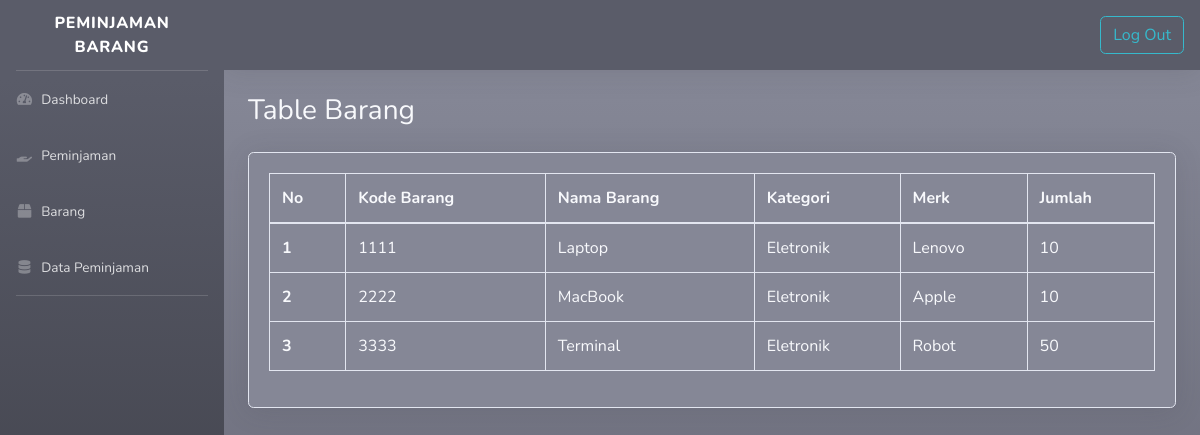
Page /barang-member.php (signed in) on the earlier database version.
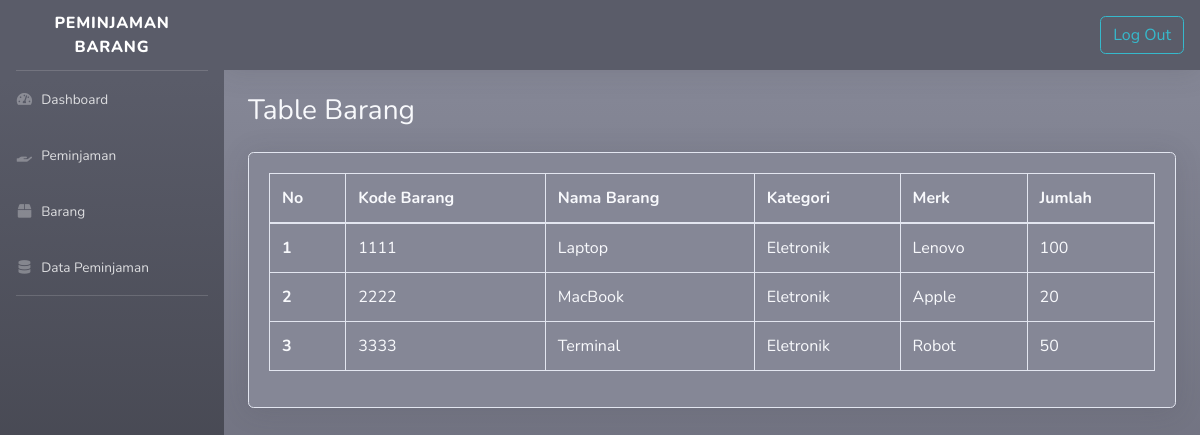
Same page on the later database version.
### tables this page shows
CREATE TABLE `barang` (
  `id` int NOT NULL AUTO_INCREMENT,
  `kode_barang` varchar(50) NOT NULL,
  `nama_barang` varchar(50) NOT NULL,
  `kategori` varchar(50) NOT NULL,
  `merek` varchar(50) NOT NULL,
  `jumlah` int NOT NULL,
  PRIMARY KEY (`id`),
  UNIQUE KEY `kode_barang` (`kode_barang`)
);

### database.php (called while the page is built, shortened)
<?php
    $db_host = "localhost";
    $db_user = "root";
    $db_pass = "";
    $db_name = "peminjamanbarang";
    $connect = mysqli_connect($db_host, $db_user, $db_pass, $db_name) or die("Gagal terhubung dengan Database: " . mysqli_error($dbconnect));
    function showdataBarang()
    {
        global $connect;
        $hasil=mysqli_query($connect,"SELECT barang.id, barang.kode_barang, barang.nama_barang, barang.kategori, barang.merek, barang.jumlah from barang;");
        $rows=[];
        while($row = mysqli_fetch_assoc($hasil))
        {
            $rows[] = $row;
        }
        return $rows;
    }
?>

### barang-member.php (the view, shortened to what this page needs)
<?php
    require_once('database.php');
    $data=showdataBarang();
    $nomor=0;
?>
<!DOCTYPE html>
<html lang="en">
<head>
    <link href="resource/vendor/fontawesome-free/css/all.min.css" rel="stylesheet" type="text/css">
    <link href="resource/css/sb-admin-2.min.css" rel="stylesheet">
</head>
<body id="page-top">
    <div id="wrapper">
        <?php
            if($_SESSION['status']!="login"){
                header("location:login.php?msg=belum_login");
            } else{
                include("sidebar-member.php");
            }
        ?>
        <div id="content-wrapper" class="d-flex flex-column bg-gradient-secondary">
            <div id="content">
                <nav class="navbar navbar-expand navbar-light bg-dark topbar mb-4 static-top shadow">
                    <div class=" container justify-content-end">
                        <a href="logout.php"><button type="button" class="btn btn-outline-info">Log Out</button></a>
                    </div>
                </nav>
                <div class="container-fluid">
<h1 class="h3 mb-4 text-light">Table Barang</h1>
<div class="card shadow text-light bg-secondary mb-4">
    <div class="card-body">
        <div class="table-responsive">
            <table class="table table-bordered text-light" id="dataTable" width="100%" cellspacing="0">
                <thead>
                    <tr>
                        <th>No</th>
                        <th>Kode Barang</th>
                        <th>Nama Barang</th>
                        <th>Kategori</th>
                        <th>Merk</th>
                        <th>Jumlah</th>
                    </tr>
                </thead>
                <tbody>
                    <?php foreach($data as $barang) : ?>
                    <?php $nomor++; ?>
                    <tr>
                        <th scope="row"><?php echo "$nomor"; ?></th>
                        <td><?php echo "$barang[kode_barang]";?></td>
                        <td><?php echo "$barang[nama_barang]";?></td>
                        <td><?php echo "$barang[kategori]";?></td>
                        <td><?php echo "$barang[merek]";?></td>
                        <td><?php echo "$barang[jumlah]";?></td>
                    </tr>
                    <?php endforeach; ?>
                </tbody>
            </table>
        </div>
    </div>
</div>
</div>
        </div>
    </div>
</body>
</html>

Differences in the rows shown:
changed barang "Laptop": jumlah "10" → "100"
changed barang "MacBook": jumlah "10" → "20"
